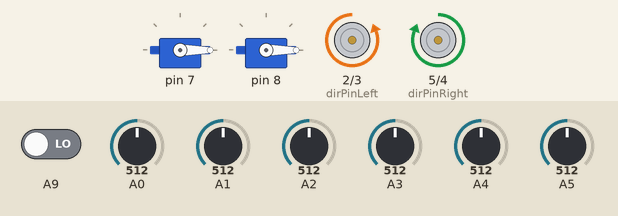
This program was run on a simulated Teensy 3. Shown: 2 × servo, direction and speed pins drawn as motors (green arrow = direction pin HIGH = forward, orange = LOW = backward, longer = more drive). The test bench sets the inputs (shaded band); at power-on: A9 LOW, A4 = 512, A5 = 512, A0 = 512, A1 = 512, A2 = 512, A3 = 512.

Above: at 3.2 s.
3.3 s: A9 driven HIGH
At 4.0 s:
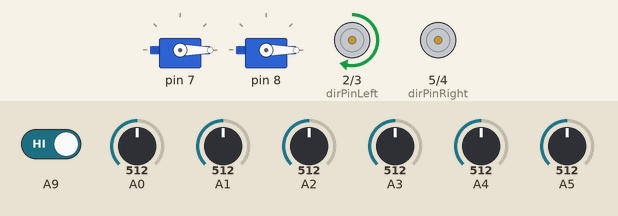
6.3 s: A4 set to 716
At 7.5 s:
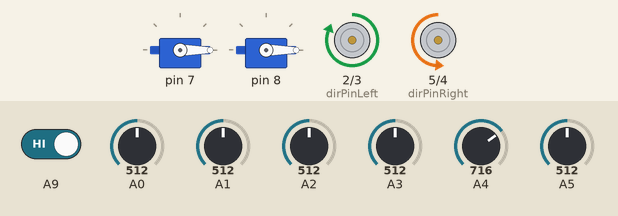
7.8 s: A5 set to 306
At 8.7 s:
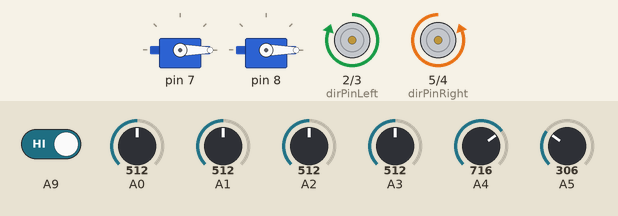
9.3 s: A5 set to 150
At 9.8 s:
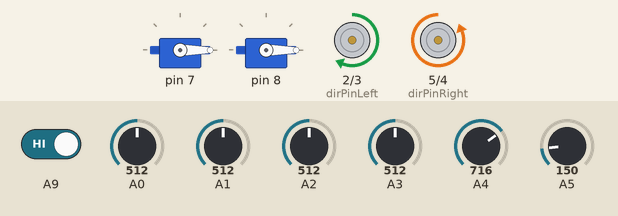
10.8 s: A4 set to 306
At 12.0 s:
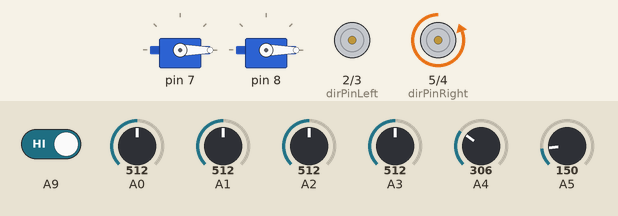
12.3 s: A5 set to 282
13.8 s: A5 set to 311
At 14.4 s:
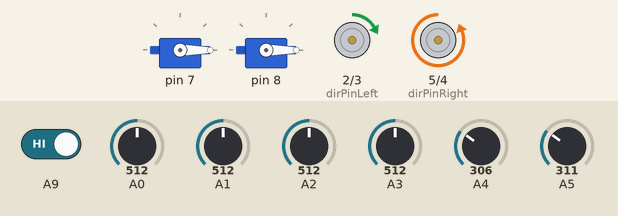
Timing chart, 0 to 16.3 s (numbered marks = the images above; inputs shaded):
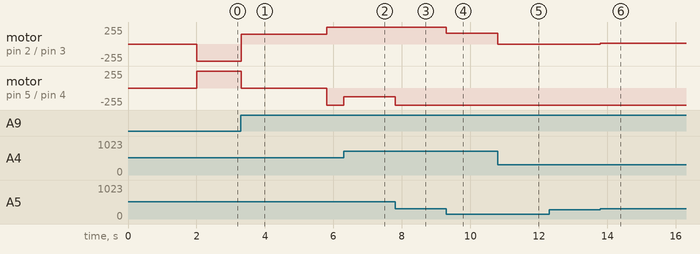

The program:

main.cpp
```cpp
#include <Arduino.h>
#include "Motor.h"
#include "LineFollow.h"
#include "Sensor.h"
#include "AlignLauncher.h"
#include "StateMachine.h"

int dirPinRight = 5;
int enablePinRight = 4;
int dirPinLeft = 2;
int enablePinLeft = 3;

Motor meghan; //left_motor;
Motor kate; //right_motor;
Sensor fw_sensor = Sensor(17);
Sensor fb_sensor = Sensor(16);
Sensor bb_sensor = Sensor(18);
Sensor bw_sensor = Sensor(19);
Sensor l_align_sensor = Sensor(14);
Sensor r_align_sensor = Sensor(15);
BumpSensor bump_sensor = BumpSensor(23);
OurServo william = OurServo(7, 20, 160); // flicker
OurServo harry = OurServo(8,5,55); // gate


LineFollow to_armory;
LineFollow to_kings;
AlignLauncher align_kings;
StateMachine state_machine;


float KI = 0;
float KD = 0;
float KP = .2;
IntervalTimer armory_timer;

void driveToArmory();
void setup() {
  // put your setup code here, to run once:
  //Serial.begin(9600);
  //while(!Serial);
  //Serial.println("hello");
  meghan = Motor(enablePinLeft, dirPinLeft, -1);
  kate = Motor(enablePinRight, dirPinRight, 1);
  meghan.setSpeed(0);
  kate.setSpeed(0);
  delay(2000);
  //Serial.println("too late");
  to_armory = LineFollow(meghan, kate, fw_sensor, fb_sensor, 255, 1);
  to_kings = LineFollow(meghan, kate, bw_sensor, bb_sensor, 255, -1);
  align_kings = AlignLauncher(kate, meghan, l_align_sensor, r_align_sensor, 1, 10);
  state_machine = StateMachine(to_armory, to_kings, align_kings, bump_sensor, meghan, kate, william, harry);
  //state_machine.setStart(launching);
}

void loop() {
// put your main code here, to run repeatedly:
state_machine.machineLoop();
}
```

AlignLauncher.cpp
```cpp
#include <Arduino.h>
#include "AlignLauncher.h"

AlignLauncher::AlignLauncher() {

}
AlignLauncher::AlignLauncher(Motor front_motor, Motor back_motor, Sensor left_sensor, Sensor right_sensor, int desired_dir, int32_t error_threshold){
    this->front_motor = front_motor;
    this->back_motor = back_motor;
    this->left_sensor = left_sensor;
    this->right_sensor = right_sensor;
    this->desired_dir = desired_dir;
    this->base_speed = base_speed;
    this->timer = timer;
    this->error_threshold = error_threshold;
    this->initialize();
}

void AlignLauncher::initialize() {
    int num_samples = 10;
    this->LEFT_VALUE = 0;
    this->RIGHT_VALUE = 0;
    for (int i = 0; i < 10; i++) {
        this->LEFT_VALUE += this->left_sensor.getValue();
        this->RIGHT_VALUE += this->right_sensor.getValue();
    }
    this->LEFT_VALUE /= num_samples;
    this->RIGHT_VALUE /= num_samples;
}

int AlignLauncher::checkCrossedCross() {
    if (this->left_sensor.getValue() < this->LEFT_VALUE - 500) {
        crossed_cross = 1;
    }
    return crossed_cross;
}
```

AlignLauncher.h
```cpp
#ifndef AlignLauncher_h
#define AlignLauncher_h

#include <Arduino.h>
#include "Motor.h"
#include "Sensor.h"
#include "LineFollow.h"


class AlignLauncher
{

public:
  AlignLauncher();
  // desired direction is if the robot is moving "forward" or "backward" based on what's considered
  // such from the robot
  AlignLauncher(Motor front_motor, Motor back_motor, Sensor left_sensor, Sensor right_sensor, int desired_dir, int32_t error_threshold);
  void initialize();
  int checkCrossedCross();
  Motor front_motor, back_motor;
  Sensor left_sensor, right_sensor;
  int32_t desired_dir;
  int32_t control_out;
  int32_t loop_time, integral, prior_error, white_adjust, black_adjust, base_speed;
  int32_t LEFT_VALUE, RIGHT_VALUE;
  int32_t error_threshold;
  int crossed_cross = 0;
  IntervalTimer timer;

private:
  float KI = 0;
  float KD = 0;
  float KP = .5;
  int aligned_count = 0;

};

#endif
```

BumpSensor.cpp
```cpp
#include "BumpSensor.h"

BumpSensor::BumpSensor(){

};

BumpSensor::BumpSensor(int limit_pin){
    this->limit_pin = limit_pin;
    pinMode(limit_pin,INPUT);
};

int BumpSensor::checkSensor() {
    return digitalRead(limit_pin);
};
```

BumpSensor.h
```cpp
#ifndef BumpSensor_h
#define BumpSensor_h

#include <Arduino.h>
#include "Motor.h"
#include "Sensor.h"


class BumpSensor
{

public:
  BumpSensor();
  // desired direction is if the robot is moving "forward" or "backward" based on what's considered
  // such from the robot
  BumpSensor(int limit_pin);
  int checkSensor();
  int limit_pin;

private:
};

#endif
```

LineFollow.cpp
```cpp
#include <Arduino.h>
#include "LineFollow.h"

LineFollow::LineFollow() {

}
LineFollow::LineFollow(Motor white_motor, Motor black_motor, Sensor white_sensor, Sensor black_sensor, uint16_t base_speed, int desired_dir){
    this->white_motor = white_motor;
    this->black_motor = black_motor;
    this->white_sensor = white_sensor;
    this->black_sensor = black_sensor;
    this->desired_dir = desired_dir;
    this->base_speed = base_speed;
    this->timer = timer;
    this->initialize();
}

// for some reason interval timer won't use a class function so we're doing this annoying thing
void LineFollow::drive() {
    int32_t white_error = -(this->white_sensor.getValue() - WHITE_VALUE);
    int32_t black_error = this->black_sensor.getValue() - BLACK_VALUE;
    // if white error is bigger, we're moving black, slow down white motor
    int32_t overall_error = white_error - black_error;
    int32_t control_out = KP*overall_error;
    this->prior_error = overall_error;
    this->white_adjust = -control_out;
    this->black_adjust = control_out;
    int constraint_val_low = -this->base_speed;//(255 - this->base_speed);
    int constraint_val_high = (255 - this->base_speed);
    this->white_adjust = constrain(this->white_adjust, constraint_val_low, constraint_val_high);
    this->black_adjust = constrain(this->black_adjust,constraint_val_low, constraint_val_high);
    this->white_motor.setSpeed(this->desired_dir*(this->base_speed + this->white_adjust));
    this->black_motor.setSpeed(this->desired_dir*(this->base_speed + this->black_adjust));

}

void LineFollow::initialize() {
    int num_samples = 10;
    this->WHITE_VALUE = 0;
    this->BLACK_VALUE = 0;
    for (int i = 0; i < 10; i++) {
        this->WHITE_VALUE += this->white_sensor.getValue();
        this->BLACK_VALUE += this->black_sensor.getValue();
    }
    this->WHITE_VALUE /= num_samples;
    this->BLACK_VALUE /= num_samples;
}
```

LineFollow.h
```cpp
#ifndef LineFollow_h
#define LineFollow_h

#include <Arduino.h>
#include "Motor.h"
#include "Sensor.h"


class LineFollow
{

public:
  LineFollow();
  // desired direction is if the robot is moving "forward" or "backward" based on what's considered
  // such from the robot
  LineFollow(Motor white_motor, Motor black_motor, Sensor white_sensor, Sensor black_sensor, uint16_t base_speed, int desired_dir);
  void initialize();
  void drive();
  Motor white_motor, black_motor;
  Sensor white_sensor, black_sensor;
  int32_t desired_dir;
  int32_t loop_time, integral, prior_error, white_adjust, black_adjust, base_speed;
  IntervalTimer timer;
  int32_t WHITE_VALUE, BLACK_VALUE;

private:
  float KI = 0;
  float KD = 0;
  float KP = .6;
};

#endif
```

Motor.cpp
```cpp
#include <Arduino.h>
#include "Motor.h"

Motor::Motor(){
}


Motor::Motor(int enablePin, int dirPin, int straightDir){
	this->enablePin = enablePin;
  this->dirPin = dirPin;
  this->straightDir = straightDir;
	pinMode(enablePin, OUTPUT);
  pinMode(dirPin, OUTPUT);
  this->setSpeed(0);
}


void Motor::setSpeed(int16_t speed){
	int desired_dir = 1;
  if (speed < 0) {
    desired_dir = -1;
  }
  int dir_out = desired_dir*straightDir;
  if (dir_out==1) {
    digitalWrite(this->dirPin, HIGH);
  }
  else{
    digitalWrite(this->dirPin, LOW);
  }
  int speed_out = abs(speed);
  analogWrite(this->enablePin, speed_out);
  this->speed = speed;
}

int16_t Motor::getSpeed() {
  return this->speed;
}
```

Motor.h
```cpp
#ifndef Motor_h
#define Motor_h

#include <Arduino.h>


class Motor
{

public:
  Motor();
  Motor(int enablePin, int dirPin, int straightDir);
  void setSpeed(int16_t speed);
  int16_t getSpeed();

private:
  int16_t speed, enablePin, dirPin, straightDir;
};

#endif
```

OurServo.cpp
```cpp
#include <Arduino.h>
#include <Metro.h>
#include <Servo.h>
#include "OurServo.h"

uint8_t testupdateDelayTimer(void);
void updateDelayExp(void);
void testForKey(void);
void Counter(void);

OurServo::OurServo() {

}

OurServo::OurServo(int servo_pin, int updateDelay, int maxAng) {
    this->myservo.attach(servo_pin);
    this->updateDelay = updateDelay;
    this->maxAng = maxAng;
    myservo.write(0);
}

void OurServo::changeDirExp (void){
  this->increment = -this->increment;
  this->pos += this->increment;
}

int OurServo::runServo(){
  if(this->updateDelay.check()){
      updateDelayExp();
  }
  return this->numCycles;
}

void OurServo::resetServo() {
  pos = 1;
  increment = -1;
  count = 0;
  this->numCycles = 0;
  updateDelay.reset();
}

void OurServo::updateDelayExp(){
  // Starting timer to pause motor at the end to give time to get there
  if ((pos == maxAng || pos == 0) && end == 0){// && count != maxRev){
    this->changeDirExp();
  }

  // Incrementing position of motor
  if (pos < maxAng && pos > 0){
    pos += increment;
  }

  // Counting the number of cycles done
  if (pos == 1){
    this->numCycles++;
  }

  myservo.write(pos);

  this->updateDelay.reset();
}
```

OurServo.h
```cpp
#ifndef OurServo_h
#define OurServo_h

#include <Arduino.h>
#include <Servo.h>
#include <Metro.h>


class OurServo
{

public:
  OurServo();
  OurServo(int servo_pin, int updateDelay, int maxAng);
  void updateDelayExp();
  int runServo();
  void changeDirExp();
  void resetServo();
  int pos = 1;

private:
  Metro updateDelay = Metro(20); // How long to wait so that the motor can get there
  Servo myservo;
  int maxAng = 160;
  int numCycles = 0;
  int increment = -1;
  bool end = 0;
  int count = 0;
};

#endif
```

Sensor.cpp
```cpp
#include <Arduino.h>
#include "Sensor.h"

Sensor::Sensor(){

}

Sensor::Sensor(int sensorPin){
    pinMode(sensorPin, INPUT);
    this->sensorPin = sensorPin;
}


int Sensor::getValue(){
    return analogRead(this->sensorPin);
}
```

Sensor.h
```cpp
#ifndef Sensor_h
#define Sensor_h

#include <Arduino.h>


class Sensor
{

public:
  Sensor();
  Sensor(int sensorPin);
  int getValue();

private:
  int sensorPin;
};

#endif
```

StateMachine.cpp
```cpp
#include "StateMachine.h"

StateMachine::StateMachine() {

}

StateMachine::StateMachine(LineFollow to_armory, LineFollow to_kings, AlignLauncher align_kings, BumpSensor bump_sensor, Motor left_motor, Motor right_motor, OurServo servo, OurServo gate){
    this->to_armory = to_armory;
    this->to_kings = to_kings;
    this->align_kings = align_kings;
    this->bump_sensor = bump_sensor;
    this->left_motor = left_motor;
    this-> right_motor = right_motor;
    this->gate = gate;
    this->servo = servo;
}

void StateMachine::setStart(State start_state) {
    this->current_state = start_state;
}
void StateMachine::machineLoop() {
    int gate_test_count;
    int servo_test_count;

    switch(this->current_state) {
        case toarmory:
            this->to_armory.drive();
            if (this->bump_sensor.checkSensor()){
                this->current_state = hitbump;
                lever_timer.reset();
                right_motor.setSpeed(0);
                left_motor.setSpeed(-150);
            }
            break;
        case hitbump:
            if (lever_timer.check()) {
                this->current_state = loadballs;
                load_timer.reset();
                left_motor.setSpeed(150);
            }
            break;
        case loadballs:
            if (this->bump_sensor.checkSensor()){
                this->current_state = tokings;
                ignore_blue_tape.reset();
                blue_tape_timer = 0;
            }
            break;
        case tokings:
            this->to_kings.drive();
            if (ignore_blue_tape.check()) {
                blue_tape_timer = 1;
            }
            if (blue_tape_timer){
                if (align_kings.checkCrossedCross()) {
                    this->current_state = launching;
                    this->right_motor.setSpeed(0);
                    this->left_motor.setSpeed(0);
                    align_kings.crossed_cross = 0;
                    servo_current_count = 0;
                    gate_current_count = 0;
                }
            }
            break;

        case launching:
            servo_test_count = servo.runServo();
            if (servo_test_count == 4) { //balls to launch minus 1
                this->current_state = toarmory;
                servo.resetServo();
                gate.resetServo();
            }
            else if (servo_test_count > servo_current_count) {
                servo_current_count = servo_test_count;
                this->current_state = resetgate;
            }
            break;
        case resetgate:
            gate_test_count = this->gate.runServo();
            if (gate_test_count > gate_current_count) {
                gate_current_count = gate_test_count;
                this->current_state = launching;
            }
            break;

    }
}
```

StateMachine.h
```cpp
#ifndef StateMachine_h
#define StateMachine_h

#include <Arduino.h>
#include <Metro.h>
#include "Motor.h"
#include "Sensor.h"
#include "LineFollow.h"
#include "AlignLauncher.h"
#include "BumpSensor.h"
#include "Motor.h"
#include "OurServo.h"

enum State {
    toarmory,
    hitbump,
    loadballs,
    tokings,
    launching,
    resetgate,
};

class StateMachine
{

public:
  StateMachine();
  StateMachine(LineFollow to_armory, LineFollow to_kings, AlignLauncher align_kings, BumpSensor bump_sensor, Motor left_motor, Motor right_motor, OurServo servo, OurServo gate);
  void machineLoop();
  void setStart(State start_state);
  State current_state = toarmory;
  // desired direction is if the robot is moving "forward" or "backward" based on what's considered
  // such from the robot

private:
  LineFollow to_armory, to_kings;
  AlignLauncher align_kings;
  BumpSensor bump_sensor;
  Motor left_motor, right_motor;
  Metro lever_timer = Metro(2500);
  Metro load_timer = Metro(5000);
  Metro ignore_blue_tape = Metro(10000);
  int blue_tape_timer = 0;
  int servo_current_count = 0;
  int gate_current_count = 0;
  OurServo servo;
  OurServo gate;

};

#endif
```

Measured:
- after the input at 3.3 s, motor on pin 2 (dirPinLeft) / pin 3 (enablePinLeft): backward 255/255 → forward 150/255 at once, → forward 255/255 2.5 s later; motor on pin 5 (dirPinRight) / pin 4 (enablePinRight): forward 255/255 → stopped at once, → backward 255/255 2.5 s later
- after the input at 6.3 s, motor on pin 5 (dirPinRight) / pin 4 (enablePinRight): backward 255/255 → backward 133/255 at once
- after the input at 7.8 s, motor on pin 2 (dirPinLeft) / pin 3 (enablePinLeft): forward 255/255 → forward 254/255 at once; motor on pin 5 (dirPinRight) / pin 4 (enablePinRight): backward 133/255 → backward 255/255 at once
- after the input at 9.3 s, motor on pin 2 (dirPinLeft) / pin 3 (enablePinLeft): forward 254/255 → forward 161/255 at once
- after the input at 10.8 s, motor on pin 2 (dirPinLeft) / pin 3 (enablePinLeft): forward 161/255 → stopped at once
- after the input at 12.3 s, every drawn part: stays the same
- after the input at 13.8 s, motor on pin 2 (dirPinLeft) / pin 3 (enablePinLeft): stopped → forward 11/255 at once
